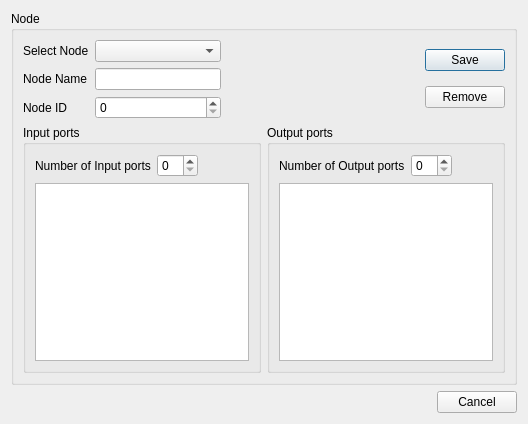
<?xml version="1.0" encoding="UTF-8"?>
<ui version="4.0">
 <class>Dialog_CanNodeEdit</class>
 <widget class="QDialog" name="Dialog_CanNodeEdit">
  <property name="geometry">
   <rect>
    <x>0</x>
    <y>0</y>
    <width>528</width>
    <height>424</height>
   </rect>
  </property>
  <property name="windowTitle">
   <string>CAN Node Edit</string>
  </property>
  <property name="windowIcon">
   <iconset resource="../../icons.qrc">
    <normaloff>:/Icons/6215821.png</normaloff>:/Icons/6215821.png</iconset>
  </property>
  <layout class="QVBoxLayout" name="verticalLayout_5">
   <item>
    <widget class="QGroupBox" name="groupBox">
     <property name="title">
      <string>Node</string>
     </property>
     <layout class="QVBoxLayout" name="verticalLayout_4">
      <item>
       <layout class="QHBoxLayout" name="horizontalLayout_6">
        <item>
         <layout class="QFormLayout" name="formLayout">
          <item row="0" column="0">
           <widget class="QLabel" name="label_5">
            <property name="text">
             <string>Select Node</string>
            </property>
           </widget>
          </item>
          <item row="0" column="1">
           <widget class="QComboBox" name="comboBox_nodeName"/>
          </item>
          <item row="1" column="0">
           <widget class="QLabel" name="label">
            <property name="text">
             <string>Node Name</string>
            </property>
           </widget>
          </item>
          <item row="1" column="1">
           <widget class="QLineEdit" name="lineEdit_nodeName"/>
          </item>
          <item row="2" column="0">
           <widget class="QLabel" name="label_2">
            <property name="text">
             <string>Node ID</string>
            </property>
           </widget>
          </item>
          <item row="2" column="1">
           <widget class="QSpinBox" name="spinBox_ID">
            <property name="minimumSize">
             <size>
              <width>50</width>
              <height>0</height>
             </size>
            </property>
            <property name="maximum">
             <number>127</number>
            </property>
           </widget>
          </item>
         </layout>
        </item>
        <item>
         <spacer name="horizontalSpacer">
          <property name="orientation">
           <enum>Qt::Horizontal</enum>
          </property>
          <property name="sizeHint" stdset="0">
           <size>
            <width>40</width>
            <height>20</height>
           </size>
          </property>
         </spacer>
        </item>
        <item>
         <layout class="QVBoxLayout" name="verticalLayout_2">
          <item>
           <widget class="QPushButton" name="pushButton_Save">
            <property name="text">
             <string>Save</string>
            </property>
           </widget>
          </item>
          <item>
           <widget class="QPushButton" name="pushButton_Remove">
            <property name="text">
             <string>Remove</string>
            </property>
           </widget>
          </item>
         </layout>
        </item>
       </layout>
      </item>
      <item>
       <layout class="QHBoxLayout" name="horizontalLayout_4">
        <item>
         <widget class="QGroupBox" name="groupBox_2">
          <property name="title">
           <string>Input ports</string>
          </property>
          <layout class="QVBoxLayout" name="verticalLayout">
           <item>
            <layout class="QHBoxLayout" name="horizontalLayout_2">
             <item>
              <widget class="QLabel" name="label_3">
               <property name="text">
                <string>Number of Input ports</string>
               </property>
              </widget>
             </item>
             <item>
              <widget class="QSpinBox" name="spinBox_inputs">
               <property name="maximum">
                <number>10</number>
               </property>
              </widget>
             </item>
             <item>
              <spacer name="horizontalSpacer_4">
               <property name="orientation">
                <enum>Qt::Horizontal</enum>
               </property>
               <property name="sizeHint" stdset="0">
                <size>
                 <width>40</width>
                 <height>20</height>
                </size>
               </property>
              </spacer>
             </item>
            </layout>
           </item>
           <item>
            <widget class="QTableWidget" name="tableWidget_inputs"/>
           </item>
          </layout>
         </widget>
        </item>
        <item>
         <widget class="QGroupBox" name="groupBox_3">
          <property name="title">
           <string>Output ports</string>
          </property>
          <layout class="QVBoxLayout" name="verticalLayout_3">
           <item>
            <layout class="QHBoxLayout" name="horizontalLayout_3">
             <item>
              <widget class="QLabel" name="label_4">
               <property name="text">
                <string>Number of Output ports</string>
               </property>
              </widget>
             </item>
             <item>
              <widget class="QSpinBox" name="spinBox_outputs">
               <property name="maximum">
                <number>10</number>
               </property>
              </widget>
             </item>
             <item>
              <spacer name="horizontalSpacer_5">
               <property name="orientation">
                <enum>Qt::Horizontal</enum>
               </property>
               <property name="sizeHint" stdset="0">
                <size>
                 <width>40</width>
                 <height>20</height>
                </size>
               </property>
              </spacer>
             </item>
            </layout>
           </item>
           <item>
            <widget class="QTableWidget" name="tableWidget_outputs"/>
           </item>
          </layout>
         </widget>
        </item>
       </layout>
      </item>
     </layout>
    </widget>
   </item>
   <item>
    <layout class="QHBoxLayout" name="horizontalLayout_5">
     <item>
      <spacer name="horizontalSpacer_2">
       <property name="orientation">
        <enum>Qt::Horizontal</enum>
       </property>
       <property name="sizeHint" stdset="0">
        <size>
         <width>40</width>
         <height>20</height>
        </size>
       </property>
      </spacer>
     </item>
     <item>
      <widget class="QPushButton" name="pushButton_Cancel">
       <property name="text">
        <string>Cancel</string>
       </property>
      </widget>
     </item>
    </layout>
   </item>
  </layout>
 </widget>
 <tabstops>
  <tabstop>pushButton_Cancel</tabstop>
  <tabstop>comboBox_nodeName</tabstop>
  <tabstop>lineEdit_nodeName</tabstop>
  <tabstop>spinBox_ID</tabstop>
  <tabstop>spinBox_inputs</tabstop>
  <tabstop>spinBox_outputs</tabstop>
  <tabstop>tableWidget_inputs</tabstop>
  <tabstop>tableWidget_outputs</tabstop>
  <tabstop>pushButton_Save</tabstop>
  <tabstop>pushButton_Remove</tabstop>
 </tabstops>
 <resources>
  <include location="../../icons.qrc"/>
 </resources>
 <connections/>
</ui>
